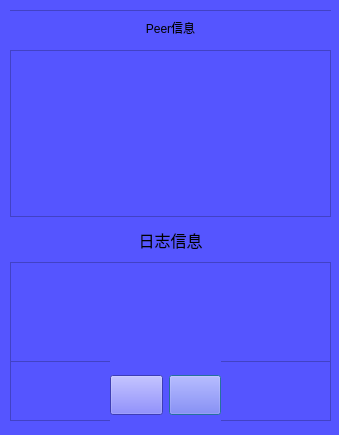
<?xml version="1.0" encoding="UTF-8"?>
<ui version="4.0">
 <class>Dialog</class>
 <widget class="QDialog" name="Dialog">
  <property name="geometry">
   <rect>
    <x>0</x>
    <y>0</y>
    <width>339</width>
    <height>435</height>
   </rect>
  </property>
  <property name="windowTitle">
   <string>Dialog</string>
  </property>
  <property name="styleSheet">
   <string notr="true">background-color: rgb(85, 85, 255);</string>
  </property>
  <widget class="QFrame" name="frame">
   <property name="geometry">
    <rect>
     <x>10</x>
     <y>10</y>
     <width>321</width>
     <height>411</height>
    </rect>
   </property>
   <property name="styleSheet">
    <string notr="true">
background-color: rgb(255, 255, 255，0);

</string>
   </property>
   <property name="frameShape">
    <enum>QFrame::StyledPanel</enum>
   </property>
   <property name="frameShadow">
    <enum>QFrame::Raised</enum>
   </property>
   <widget class="QWidget" name="layoutWidget">
    <property name="geometry">
     <rect>
      <x>0</x>
      <y>1</y>
      <width>321</width>
      <height>351</height>
     </rect>
    </property>
    <layout class="QVBoxLayout" name="verticalLayout" stretch="1,5,1,3">
     <item>
      <widget class="QLabel" name="label_2">
       <property name="styleSheet">
        <string notr="true">font: 12pt &quot;华文楷体&quot;;</string>
       </property>
       <property name="text">
        <string>Peer信息</string>
       </property>
       <property name="alignment">
        <set>Qt::AlignCenter</set>
       </property>
      </widget>
     </item>
     <item>
      <widget class="QTableWidget" name="tableWidget">
       <property name="enabled">
        <bool>true</bool>
       </property>
       <property name="styleSheet">
        <string notr="true">font: 12pt &quot;华文楷体&quot;;
color: rgb(0, 0, 0);</string>
       </property>
      </widget>
     </item>
     <item>
      <widget class="QLabel" name="label">
       <property name="font">
        <font>
         <family>华文楷体</family>
         <pointsize>12</pointsize>
         <weight>50</weight>
         <italic>false</italic>
         <bold>false</bold>
        </font>
       </property>
       <property name="styleSheet">
        <string notr="true">font: 12pt &quot;华文楷体&quot;;</string>
       </property>
       <property name="text">
        <string>日志信息</string>
       </property>
       <property name="alignment">
        <set>Qt::AlignCenter</set>
       </property>
      </widget>
     </item>
     <item>
      <widget class="QPlainTextEdit" name="logArea">
       <property name="styleSheet">
        <string notr="true">color: rgb(255, 0, 0);
font: 11pt &quot;华文楷体&quot;;</string>
       </property>
       <property name="readOnly">
        <bool>true</bool>
       </property>
       <property name="plainText">
        <string/>
       </property>
      </widget>
     </item>
    </layout>
   </widget>
   <widget class="QWidget" name="layoutWidget">
    <property name="geometry">
     <rect>
      <x>100</x>
      <y>350</y>
      <width>111</width>
      <height>71</height>
     </rect>
    </property>
    <layout class="QGridLayout" name="gridLayout">
     <item row="0" column="1">
      <widget class="QPushButton" name="stopButton">
       <property name="minimumSize">
        <size>
         <width>0</width>
         <height>40</height>
        </size>
       </property>
       <property name="styleSheet">
        <string notr="true">QPushButton{
	
	border-image: url(:/image/images/stop.png);
}
QPushButton::hover{  
    background: qlineargradient(x1: 0, y1: 0, x2: 0, y2: 1,  
                                 stop: 0 #758385, stop: 0.5 #122C39,  
                                 stop: 1.0 #0E7788);  
    border-color: #11505C;  

}  
QPushButton::pressed{  
    background: qlineargradient(x1: 0, y1: 0, x2: 0, y2: 1,  
                                 stop: 0 #969B9C, stop: 0.5 #16354B,  
                                 stop: 1.0 #244F76);  
    border-color: #11505C;

} </string>
       </property>
       <property name="text">
        <string/>
       </property>
      </widget>
     </item>
     <item row="0" column="0">
      <widget class="QPushButton" name="beginButton">
       <property name="minimumSize">
        <size>
         <width>0</width>
         <height>40</height>
        </size>
       </property>
       <property name="styleSheet">
        <string notr="true">QPushButton{
border-image: url(:/image/images/begin.ico);
}
QPushButton::hover{  
    background: qlineargradient(x1: 0, y1: 0, x2: 0, y2: 1,  
                                 stop: 0 #758385, stop: 0.5 #122C39,  
                                 stop: 1.0 #0E7788);  
    border-color: #11505C;  

}  
QPushButton::pressed{  
    background: qlineargradient(x1: 0, y1: 0, x2: 0, y2: 1,  
                                 stop: 0 #969B9C, stop: 0.5 #16354B,  
                                 stop: 1.0 #244F76);  
    border-color: #11505C;

} </string>
       </property>
       <property name="text">
        <string/>
       </property>
      </widget>
     </item>
    </layout>
   </widget>
  </widget>
 </widget>
 <resources>
  <include location="images.qrc"/>
 </resources>
 <connections/>
</ui>
